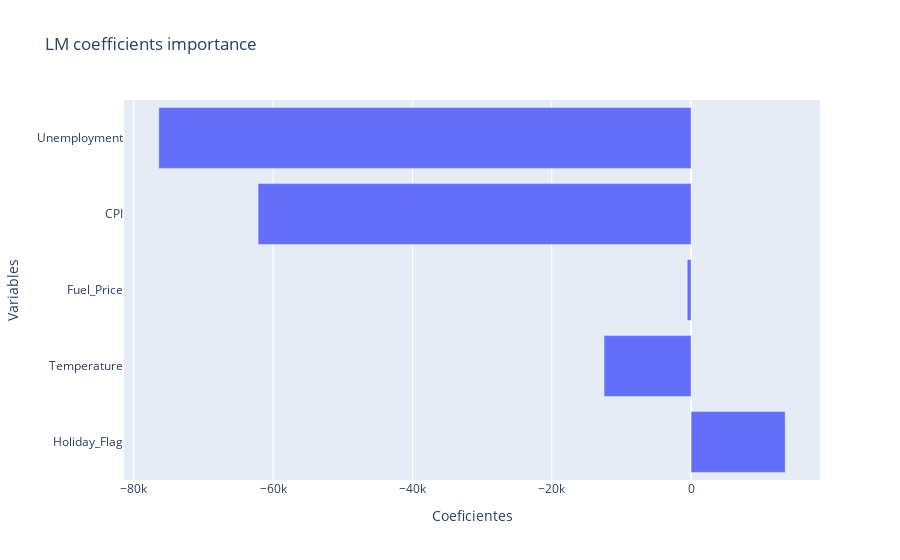

Source (notebook cell):
### Code cell
## SEGUNDO MODELO

df3 = df

df3 = df3.drop(columns=["Date", "Store"])
X = df3.loc[:, df3.columns!= 'Weekly_Sales']
y = df3['Weekly_Sales']

X_train, X_test, y_train, y_test = train_test_split(X, y, test_size = 0.2, random_state = 123)

lm = Pipeline(steps=[
  ('scaler', StandardScaler()),
  ("lm", LinearRegression()),
])


lm = lm.fit(X_train, y_train)

print("Variance explanation R^2 = {}".format(round(lm.score(X, y),2)))
y_pred2 = lm.predict(X_test)

lmc = lm.named_steps['lm'].coef_
print(lmc)


objects = X.columns
y_pos = np.arange(len(objects))
coefficients = lmc

fig = go.Figure()

# Agrego las trazas necesarias
fig.add_trace(
    go.Bar(
        x = coefficients,
        y = objects,
        name = "Coeficientes",
        orientation='h'
    )
)

# Actualizo el diseño
fig.update_layout(title = "LM coefficients importance", xaxis_title = "Coeficientes", yaxis_title = "Variables")

# Muestro la figura
fig.show()

### Figure 1 — Plotly figure (JSON) as saved in the notebook; plotly's stock layout.template omitted (floating-point values rounded to 4 significant figures)
{"data": [{"name": "Coeficientes", "orientation": "h", "type": "bar", "x": [13510.0, -12490.0, -550.1, -62150.0, -76400.0], "y": ["Holiday_Flag", "Temperature", "Fuel_Price", "CPI", "Unemployment"]}], "layout": {"title": {"text": "LM coefficients importance"}, "xaxis": {"title": {"text": "Coeficientes"}}, "yaxis": {"title": {"text": "Variables"}}}}
